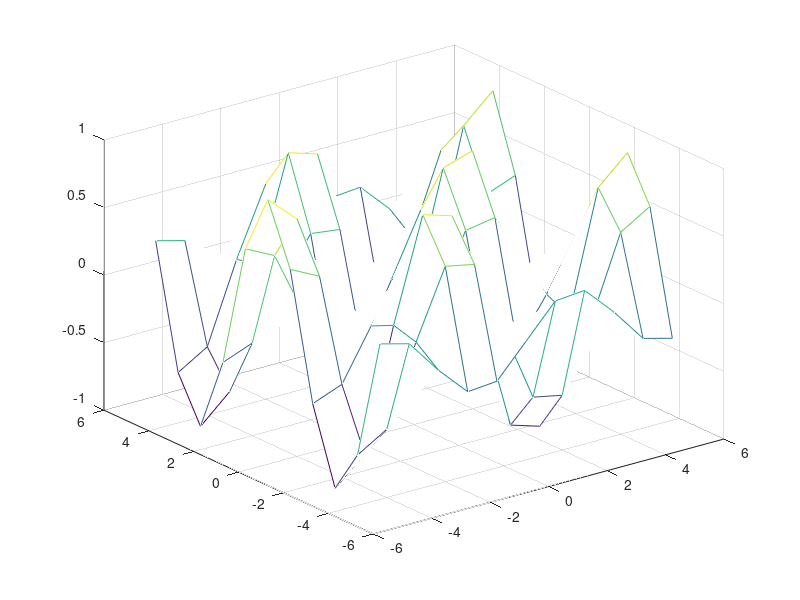

Here is the MATLAB script that generated this plot:
disp("Max 30 or it gets really ugly.");
disp("If range x is 10 then x is from -10 to 10, etc");
z = input("Enter range x: ");
k = input("Enter range y: ");
x = -z:z; 
t = -k:k;
y = cos(t)' *sin(x);
mesh(x, t, y); 
